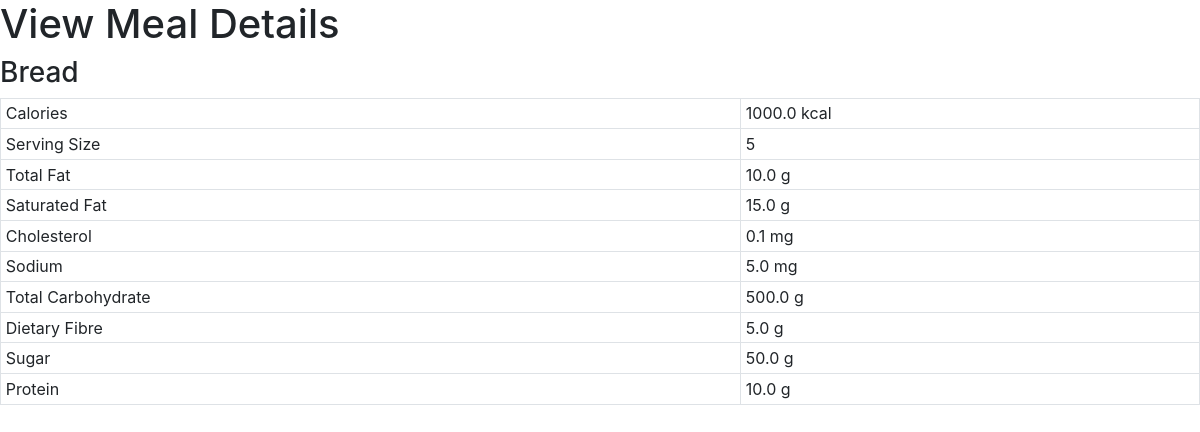
/view_meal/3, run on the app's committed database.
### food/models.py (models this page shows, shortened)
class Meal(models.Model):
	BREAKFAST = 1
	MORNING_SNACK = 2
	LUNCH = 3
	AFTERNOON_SNACK = 4
	DINNER = 5
	EVENING_SNACK = 6
	MEAL_TIME_TYPES = (
		(BREAKFAST, "Breakfast"),
		(MORNING_SNACK, "Morning Snack"),
		(LUNCH, "Lunch"),
		(AFTERNOON_SNACK, "Afternoon Snack"),
		(DINNER, "Dinner"),
		(EVENING_SNACK, "Evening Snack")
	)
	food = models.ForeignKey(Food, verbose_name="Food",on_delete = models.CASCADE)
	serving_size = models.IntegerField(verbose_name="Serving Size")
	meal_time = models.IntegerField(verbose_name="Meal Time", choices=MEAL_TIME_TYPES)
	def get_total_calories(self):
		return self.serving_size * self.food.calories
	def get_total_fat(self):
		return self.serving_size * self.food.total_fat
	def get_total_saturated_fat(self):
		return self.serving_size * self.food.saturated_fat
	def get_total_cholesterol(self):
		return self.serving_size * self.food.cholesterol
	def get_total_sodium(self):
		return self.serving_size * self.food.sodium
	def get_total_carbohydrate(self):
		return self.serving_size * self.food.total_carbohydrate
	def get_total_dietary_fibre(self):
		return self.serving_size * self.food.dietary_fibre
	def get_total_sugar(self):
		return self.serving_size * self.food.sugar
	def get_total_protein(self):
		return self.serving_size * self.food.protein

class Food(models.Model):
	name = models.CharField(verbose_name="Food Name", max_length=200)
	calories = models.FloatField(verbose_name="Calories (kcal)")
	total_fat = models.FloatField(verbose_name="Total Fat (g)")
	saturated_fat = models.FloatField(verbose_name="Saturated Fat (g)")
	cholesterol = models.FloatField(verbose_name="Cholesterol (mg)")
	sodium = models.FloatField(verbose_name="Sodium (mg)")
	total_carbohydrate = models.FloatField(verbose_name="Total Carbohydrate (g)")
	dietary_fibre = models.FloatField(verbose_name="Dietary Fibre (g)")
	sugar = models.FloatField(verbose_name="Sugar (g)")
	protein = models.FloatField(verbose_name="Protein (g)")

### food/views.py (the view)
# urls.py: url(r'^view_meal/(?P<meal_id>\d+)$', view_meal, name='view-meal'),
def view_meal(request, meal_id):
	template = "view_meal.html"
	meal = Meal.objects.get(id=int(meal_id))
	context = {
		'meal' : meal
	}
	return render(request, template, context)

### templates/view_meal.html (shortened to what this page needs)
<html>
	<head>
		<link rel="stylesheet" href="https://stackpath.bootstrapcdn.com/bootstrap/4.1.0/css/bootstrap.min.css">
	</head>
	<body>
		<h1>View Meal Details</h1>
		<h3>{{ meal.food.name }}</h3>
		<table class="table table-sm table-bordered">
			<tbody>
				<tr>
					<td>{{ 'Calories' }} </td>
					<td>{{ meal.get_total_calories }} kcal</td>
				</tr>
				<tr>
					<td>{{ 'Serving Size' }} </td>
					<td>{{ meal.serving_size }} </td>
				</tr>
				<tr>
					<td>{{ 'Total Fat' }} </td>
					<td>{{ meal.get_total_fat }} g</td>
				</tr>
				<tr>
					<td>{{ 'Saturated Fat' }} </td>
					<td>{{ meal.get_total_saturated_fat }} g</td>
				</tr>
				<tr>
					<td>{{ 'Cholesterol' }} </td>
					<td>{{ meal.get_total_cholesterol }} mg</td>
				</tr>
				<tr>
					<td>{{ 'Sodium' }} </td>
					<td>{{ meal.get_total_sodium }} mg</td>
				</tr>
				<tr>
					<td>{{ 'Total Carbohydrate' }} </td>
					<td>{{ meal.get_total_carbohydrate }} g</td>
				</tr>
				<tr>
					<td>{{ 'Dietary Fibre' }} </td>
					<td>{{ meal.get_total_dietary_fibre }} g</td>
				</tr>
				<tr>
					<td>{{ 'Sugar' }} </td>
					<td>{{ meal.get_total_sugar }} g</td>
				</tr>
				<tr>
					<td>{{ 'Protein' }} </td>
					<td>{{ meal.get_total_protein }} g</td>
				</tr>
			</tbody>
		</table>
	</body>
</html>

### data on the page
Meal: food.name "Bread", get_total_calories "1000.0", serving_size "5", get_total_fat "10.0", get_total_saturated_fat "15.0", get_total_cholesterol "0.1", get_total_sodium "5.0", get_total_carbohydrate "500.0", get_total_dietary_fibre "5.0", get_total_sugar "50.0", get_total_protein "10.0"

### other printed values
{{ 'Calories' }} "Calories"
{{ 'Serving Size' }} "Serving Size"
{{ 'Total Fat' }} "Total Fat"
{{ 'Saturated Fat' }} "Saturated Fat"
{{ 'Cholesterol' }} "Cholesterol"
{{ 'Sodium' }} "Sodium"
{{ 'Total Carbohydrate' }} "Total Carbohydrate"
{{ 'Dietary Fibre' }} "Dietary Fibre"
{{ 'Sugar' }} "Sugar"
{{ 'Protein' }} "Protein"
